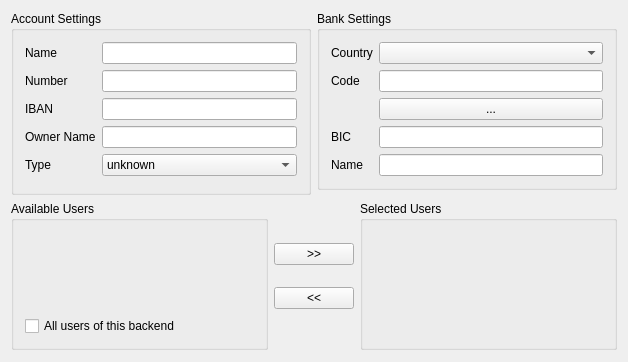
<?xml version="1.0" encoding="UTF-8"?>
<ui version="4.0">
 <class>QBCfgTabPageAccountGeneralUi</class>
 <widget class="QWidget" name="QBCfgTabPageAccountGeneralUi">
  <property name="geometry">
   <rect>
    <x>0</x>
    <y>0</y>
    <width>628</width>
    <height>362</height>
   </rect>
  </property>
  <property name="windowTitle">
   <string>Account Settings</string>
  </property>
  <layout class="QVBoxLayout" name="verticalLayout">
   <item>
    <layout class="QHBoxLayout">
     <item>
      <widget class="Q3GroupBox" name="groupBox1">
       <property name="title">
        <string>Account Settings</string>
       </property>
       <layout class="QFormLayout" name="formLayout">
        <item row="0" column="0">
         <widget class="QLabel" name="textLabel4">
          <property name="text">
           <string>Name</string>
          </property>
          <property name="wordWrap">
           <bool>false</bool>
          </property>
         </widget>
        </item>
        <item row="0" column="1">
         <widget class="QLineEdit" name="accountNameEdit">
          <property name="whatsThis">
           <string>&lt;qt&gt;
Freely selectable name for your account. This field is not used by AqDTAUS.
&lt;/qt&gt;</string>
          </property>
         </widget>
        </item>
        <item row="1" column="0">
         <widget class="QLabel" name="textLabel2">
          <property name="text">
           <string>Number</string>
          </property>
          <property name="wordWrap">
           <bool>false</bool>
          </property>
         </widget>
        </item>
        <item row="1" column="1">
         <widget class="QLineEdit" name="accountIdEdit">
          <property name="whatsThis">
           <string>&lt;qt&gt;
This is the account number. An account is identified by bank code and
this account number.
&lt;/qt&gt;</string>
          </property>
         </widget>
        </item>
        <item row="2" column="0">
         <widget class="QLabel" name="textLabel2_3">
          <property name="text">
           <string>IBAN</string>
          </property>
          <property name="wordWrap">
           <bool>false</bool>
          </property>
         </widget>
        </item>
        <item row="2" column="1">
         <widget class="QLineEdit" name="ibanEdit">
          <property name="whatsThis">
           <string>&lt;qt&gt;
This is the account number. An account is identified by bank code and
this account number.
&lt;/qt&gt;</string>
          </property>
         </widget>
        </item>
        <item row="3" column="0">
         <widget class="QLabel" name="textLabel5">
          <property name="text">
           <string>Owner Name</string>
          </property>
          <property name="wordWrap">
           <bool>false</bool>
          </property>
         </widget>
        </item>
        <item row="3" column="1">
         <widget class="QLineEdit" name="ownerNameEdit">
          <property name="whatsThis">
           <string>&lt;qt&gt;
&lt;p&gt;
Name of the owner of the account.
&lt;/p&gt;
&lt;p&gt;
You should enter the name exactly as you would on a paper transfer.
&lt;/p&gt;
&lt;/qt&gt;</string>
          </property>
         </widget>
        </item>
        <item row="4" column="0">
         <widget class="QLabel" name="textLabel1">
          <property name="text">
           <string>Type</string>
          </property>
          <property name="wordWrap">
           <bool>false</bool>
          </property>
         </widget>
        </item>
        <item row="4" column="1">
         <widget class="QComboBox" name="accountTypeCombo">
          <item>
           <property name="text">
            <string>unknown</string>
           </property>
          </item>
          <item>
           <property name="text">
            <string>Bank Account</string>
           </property>
          </item>
          <item>
           <property name="text">
            <string>Credit Card</string>
           </property>
          </item>
          <item>
           <property name="text">
            <string>Checkings</string>
           </property>
          </item>
          <item>
           <property name="text">
            <string>Savings</string>
           </property>
          </item>
          <item>
           <property name="text">
            <string>Investment</string>
           </property>
          </item>
          <item>
           <property name="text">
            <string>Cash</string>
           </property>
          </item>
          <item>
           <property name="text">
            <string>Money Market</string>
           </property>
          </item>
         </widget>
        </item>
       </layout>
      </widget>
     </item>
     <item>
      <layout class="QVBoxLayout">
       <item>
        <widget class="Q3GroupBox" name="groupBox7">
         <property name="title">
          <string>Bank Settings</string>
         </property>
         <layout class="QFormLayout" name="formLayout_2">
          <item row="0" column="0">
           <widget class="QLabel" name="textLabel2_2">
            <property name="text">
             <string>Country</string>
            </property>
            <property name="wordWrap">
             <bool>false</bool>
            </property>
           </widget>
          </item>
          <item row="0" column="1">
           <widget class="QComboBox" name="countryCombo"/>
          </item>
          <item row="1" column="0">
           <widget class="QLabel" name="textLabel1_4">
            <property name="text">
             <string>Code</string>
            </property>
            <property name="wordWrap">
             <bool>false</bool>
            </property>
           </widget>
          </item>
          <item row="1" column="1">
           <widget class="QLineEdit" name="bankIdEdit"/>
          </item>
          <item row="2" column="1">
           <widget class="QPushButton" name="bankIdButton">
            <property name="text">
             <string>...</string>
            </property>
           </widget>
          </item>
          <item row="3" column="0">
           <widget class="QLabel" name="textLabel1_4_3">
            <property name="text">
             <string>BIC</string>
            </property>
            <property name="wordWrap">
             <bool>false</bool>
            </property>
           </widget>
          </item>
          <item row="3" column="1">
           <widget class="QLineEdit" name="bicEdit"/>
          </item>
          <item row="4" column="0">
           <widget class="QLabel" name="textLabel1_4_2">
            <property name="text">
             <string>Name</string>
            </property>
            <property name="wordWrap">
             <bool>false</bool>
            </property>
           </widget>
          </item>
          <item row="4" column="1">
           <widget class="QLineEdit" name="bankNameEdit"/>
          </item>
         </layout>
        </widget>
       </item>
       <item>
        <spacer name="spacer6">
         <property name="orientation">
          <enum>Qt::Vertical</enum>
         </property>
         <property name="sizeType">
          <enum>QSizePolicy::Expanding</enum>
         </property>
         <property name="sizeHint" stdset="0">
          <size>
           <width>5</width>
           <height>5</height>
          </size>
         </property>
        </spacer>
       </item>
      </layout>
     </item>
    </layout>
   </item>
   <item>
    <layout class="QHBoxLayout">
     <item>
      <layout class="QVBoxLayout">
       <item>
        <widget class="Q3GroupBox" name="groupBox6">
         <property name="sizePolicy">
          <sizepolicy hsizetype="Expanding" vsizetype="Expanding">
           <horstretch>0</horstretch>
           <verstretch>0</verstretch>
          </sizepolicy>
         </property>
         <property name="title">
          <string>Available Users</string>
         </property>
         <layout class="QVBoxLayout">
          <item>
           <widget class="QBUserListView" name="userList1" native="true">
            <property name="sizePolicy">
             <sizepolicy hsizetype="MinimumExpanding" vsizetype="Expanding">
              <horstretch>0</horstretch>
              <verstretch>0</verstretch>
             </sizepolicy>
            </property>
           </widget>
          </item>
          <item>
           <widget class="QCheckBox" name="allUsersCheck">
            <property name="text">
             <string>All users of this backend</string>
            </property>
           </widget>
          </item>
         </layout>
        </widget>
       </item>
       <item>
        <spacer name="spacer4">
         <property name="orientation">
          <enum>Qt::Horizontal</enum>
         </property>
         <property name="sizeType">
          <enum>QSizePolicy::Expanding</enum>
         </property>
         <property name="sizeHint" stdset="0">
          <size>
           <width>241</width>
           <height>1</height>
          </size>
         </property>
        </spacer>
       </item>
      </layout>
     </item>
     <item>
      <layout class="QVBoxLayout">
       <item>
        <spacer name="spacer11_2">
         <property name="orientation">
          <enum>Qt::Vertical</enum>
         </property>
         <property name="sizeType">
          <enum>QSizePolicy::Expanding</enum>
         </property>
         <property name="sizeHint" stdset="0">
          <size>
           <width>21</width>
           <height>16</height>
          </size>
         </property>
        </spacer>
       </item>
       <item>
        <widget class="QPushButton" name="rightButton">
         <property name="text">
          <string>&gt;&gt;</string>
         </property>
        </widget>
       </item>
       <item>
        <spacer name="spacer11">
         <property name="orientation">
          <enum>Qt::Vertical</enum>
         </property>
         <property name="sizeType">
          <enum>QSizePolicy::Fixed</enum>
         </property>
         <property name="sizeHint" stdset="0">
          <size>
           <width>21</width>
           <height>16</height>
          </size>
         </property>
        </spacer>
       </item>
       <item>
        <widget class="QPushButton" name="leftButton">
         <property name="text">
          <string>&lt;&lt;</string>
         </property>
        </widget>
       </item>
       <item>
        <spacer name="spacer11_3">
         <property name="orientation">
          <enum>Qt::Vertical</enum>
         </property>
         <property name="sizeType">
          <enum>QSizePolicy::Expanding</enum>
         </property>
         <property name="sizeHint" stdset="0">
          <size>
           <width>21</width>
           <height>16</height>
          </size>
         </property>
        </spacer>
       </item>
      </layout>
     </item>
     <item>
      <layout class="QVBoxLayout">
       <item>
        <widget class="Q3GroupBox" name="groupBox7_2">
         <property name="sizePolicy">
          <sizepolicy hsizetype="Expanding" vsizetype="Expanding">
           <horstretch>0</horstretch>
           <verstretch>0</verstretch>
          </sizepolicy>
         </property>
         <property name="title">
          <string>Selected Users</string>
         </property>
         <layout class="QVBoxLayout">
          <item>
           <widget class="QBUserListView" name="userList2" native="true">
            <property name="sizePolicy">
             <sizepolicy hsizetype="MinimumExpanding" vsizetype="Expanding">
              <horstretch>0</horstretch>
              <verstretch>0</verstretch>
             </sizepolicy>
            </property>
           </widget>
          </item>
         </layout>
        </widget>
       </item>
       <item>
        <spacer name="spacer4_2">
         <property name="orientation">
          <enum>Qt::Horizontal</enum>
         </property>
         <property name="sizeType">
          <enum>QSizePolicy::Expanding</enum>
         </property>
         <property name="sizeHint" stdset="0">
          <size>
           <width>241</width>
           <height>1</height>
          </size>
         </property>
        </spacer>
       </item>
      </layout>
     </item>
    </layout>
   </item>
  </layout>
 </widget>
 <layoutdefault spacing="6" margin="11"/>
 <customwidgets>
  <customwidget>
   <class>Q3GroupBox</class>
   <extends>QGroupBox</extends>
   <header>Qt3Support/Q3GroupBox</header>
   <container>1</container>
  </customwidget>
  <customwidget>
   <class>QBUserListView</class>
   <extends>QWidget</extends>
   <header location="global">q4banking/qbuserlist.h</header>
  </customwidget>
 </customwidgets>
 <tabstops>
  <tabstop>accountNameEdit</tabstop>
  <tabstop>accountIdEdit</tabstop>
  <tabstop>ibanEdit</tabstop>
  <tabstop>ownerNameEdit</tabstop>
  <tabstop>accountTypeCombo</tabstop>
  <tabstop>countryCombo</tabstop>
  <tabstop>bankIdEdit</tabstop>
  <tabstop>bankIdButton</tabstop>
  <tabstop>bicEdit</tabstop>
  <tabstop>bankNameEdit</tabstop>
  <tabstop>allUsersCheck</tabstop>
  <tabstop>rightButton</tabstop>
  <tabstop>leftButton</tabstop>
 </tabstops>
 <includes>
  <include location="local">q4banking/qbuserlist.h</include>
  <include location="local">q4banking/qbuserlist.h</include>
 </includes>
 <resources/>
 <connections/>
</ui>
